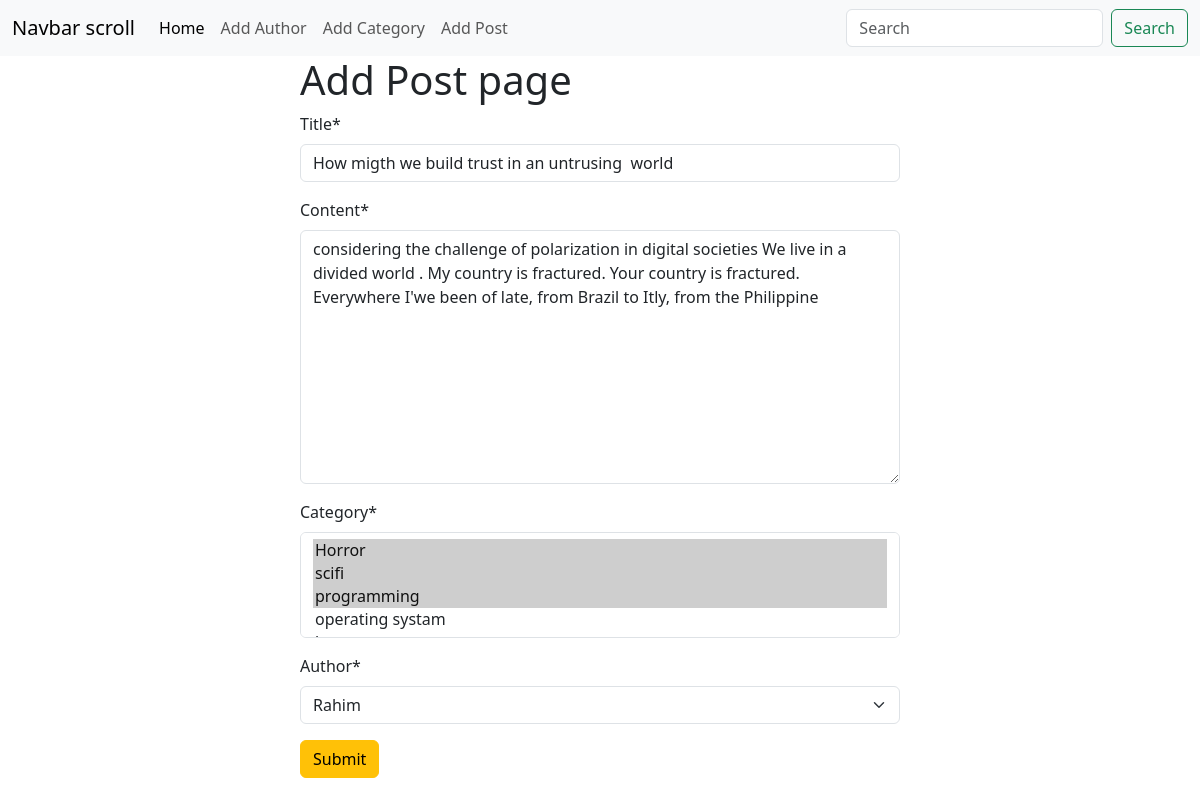
The app's page /post/edit/2 with its own data.
### posts/models.py (models this page shows, shortened)
class Post(models.Model):
    title = models.CharField(max_length=50)
    content = models.TextField()
    category = models.ManyToManyField(Category) # one post multiple categorir moddhe thakte pare , and one categori moddhe multiple post thakte pare
    author = models.ForeignKey(Author, on_delete=models.CASCADE)

### posts/views.py (the view)
# urls.py: path('edit/<int:id>',  views.edit_post, name='edit_post'),
def edit_post(request, id):
    post = models.Post.objects.get(pk=id)
    post_form = forms.PostForm(instance=post)
    if request.method == 'POST': # user post request korche
         post_form = forms.PostForm(request.POST, instance=post) # user er post request data store
         if post_form.is_valid(): # data valid check kora hoitase
              post_form.save() #  if data valid then sate the database
              return redirect('homepage') #  return  'add_author ' url pathiye dibo
    return render(request, 'add_post.html',{'form' : post_form})

### posts/forms.py
class PostForm(forms.ModelForm):
    class Meta:
        model = Post
        fields = '__all__'

### author/models.py (called while the page is built)
    def __str__(self):
        return self.name

### categories/models.py (called while the page is built)
    def __str__(self):
        return self.name

### posts/templates/add_post.html (shortened to what this page needs)
{% extends "base.html" %}
{% load crispy_forms_tags %}
{% block content %}
<form action="" style="width:50%; margin : auto" method="post">
    <h1>Add Post page</h1>
    {{ form | crispy }}
    <button class="btn btn-warning">Submit</button>
</form>
{% endblock %}

### records on screen
Post: title "How migth we build trust in an untrusing world", content "considering the challenge of polarization in digital societies We live in a divided world . My country is fractured. Your country is fractured. Everywhere I'we been of late, from Brazil to Itly, from the Philippine", author "Rahim"
